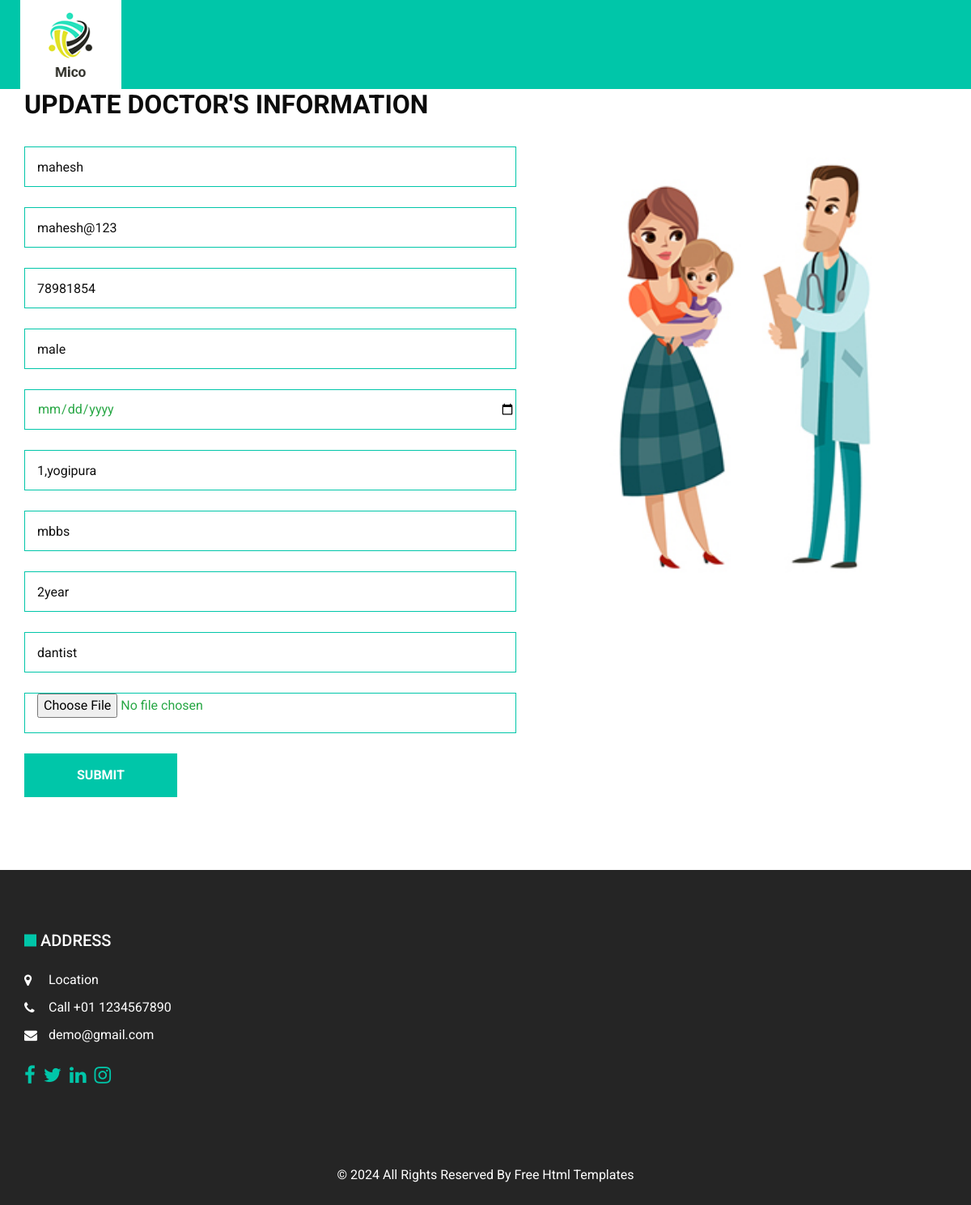
Screenshot of /update_doctor/1/ with the database file from the repository.
### app/models.py (models this page shows, shortened)
class Doctor(models.Model):
    name = models.CharField(max_length=200)
    email = models.CharField(max_length=200)
    mobile_no = models.IntegerField()
    gender = models.CharField(max_length=200)
    dob = models.DateField()
    address = models.CharField(max_length=200)
    degree = models.CharField(max_length=200)
    experience = models.CharField(max_length=200)
    Specialization = models.CharField(max_length=200)
    image = models.FileField(upload_to='doctor', max_length=100)
    password = models.CharField(max_length=200)

### app/views.py (the view)
# urls.py: path("update_doctor/<int:uid>/", update_doctor, name="update_doctor"),
def update_doctor(request,uid):
    doctor_obj = Doctor.objects.get(id=uid)
    return render(request, "update-doctor.html", {"doctor_obj":doctor_obj})

### app/templates/update-doctor.html (shortened to what this page needs)
{% load static %}
<!DOCTYPE html>
<html>
<head>
  <link rel="stylesheet" type="text/css" href="{% static 'css/bootstrap.css' %}" />
  <link rel="stylesheet" type="text/css" href="https://cdnjs.cloudflare.com/ajax/libs/OwlCarousel2/2.3.4/assets/owl.carousel.min.css" />
  <link href="{% static 'css/font-awesome.min.css' %}" rel="stylesheet" />
  <link rel="stylesheet" href="https://cdnjs.cloudflare.com/ajax/libs/jquery-nice-select/1.1.0/css/nice-select.min.css" />
  <link rel="stylesheet" href="https://cdnjs.cloudflare.com/ajax/libs/bootstrap-datepicker/1.3.0/css/datepicker.css">
  <link href="{% static 'css/style.css' %}" rel="stylesheet" />
  <link href="{% static 'css/responsive.css' %}" rel="stylesheet" />
</head>
<body class="sub_page">
  <div class="hero_area">
    <header class="header_section">
      <div class="header_bottom">
        <div class="container-fluid">
          <nav class="navbar navbar-expand-lg custom_nav-container ">
            <a class="navbar-brand" href="index.html">
              <img src="{% static 'images/logo.png' %}" alt="">
            </a>
          </nav>
        </div>
      </div>
    </header>
  </div>
  <section class="contact_section layout_padding-bottom">
    <div class="container">
      <div class="heading_container">
        <h2>
         Update Doctor's Information
        </h2>
      </div>
      <div class="row">
        <div class="col-md-7">
          <div class="form_container">
            <form action="/update_doctor_data/" method="POST" enctype="multipart/form-data">
              <div>
                <input type="text" placeholder="Full Name" name="name" value="{{doctor_obj.name}}" />
              </div>
              <div>
                <input type="email" placeholder="Email" name="email" value="{{doctor_obj.email}}" />
              </div>
              <div>
                <input type="text" placeholder="Phone Number" name="mobile_no" value="{{doctor_obj.mobile_no}}" />
              </div>
              <div>
                <input type="text" placeholder="Gender" name="gender" value="{{doctor_obj.gender}}" />
              </div>
              <div>
                <input type="date" placeholder="DOB" class="text-success" name="dob" value="{{doctor_obj.dob}}" />
              </div>
              <div>
                <input type="text" placeholder="Address" name="address" value="{{doctor_obj.address}}" />
              </div>
              <div>
                <input type="text" placeholder="Degree" name="degree" value="{{doctor_obj.degree}}" />
              </div>
              <div>
                <input type="text" placeholder="Experience" name="experience" value="{{doctor_obj.experience}}" />
              </div>
              <div>
                <input type="text" placeholder="Specialization" name="Specialization" value="{{doctor_obj.Specialization}}" />
              </div>
              <div>
                <input type="file" placeholder="Upload image" class="text-success" name="image" />
              </div>
              <div class="btn_box">
                <button type="submit">
                  SUBMIT
                </button>
              </div>
            </form>
          </div>
        </div>
        <div class="col-md-5">
          <div class="img-box">
            <img src="{% static 'images/treatment-side-img.jpg' %}" alt="">
          </div>
        </div>
      </div>
    </div>
  </section>
  <section class="info_section ">
    <div class="container">
      <div class="info_bottom layout_padding2">
        <div class="row info_main_row">
          <div class="col-md-6 col-lg-3">
            <h5>
              Address
            </h5>
            <div class="info_contact">
              <a href="">
                <i class="fa fa-map-marker" aria-hidden="true"></i>
                <span>
                  Location
                </span>
              </a>
              <a href="">
                <i class="fa fa-phone" aria-hidden="true"></i>
                <span>
                  Call +01 1234567890
                </span>
              </a>
              <a href="">
                <i class="fa fa-envelope"></i>
                <span>
                  demo@gmail.com
                </span>
              </a>
            </div>
            <div class="social_box">
              <a href="">
                <i class="fa fa-facebook" aria-hidden="true"></i>
              </a>
              <a href="">
                <i class="fa fa-twitter" aria-hidden="true"></i>
              </a>
              <a href="">
                <i class="fa fa-linkedin" aria-hidden="true"></i>
              </a>
              <a href="">
                <i class="fa fa-instagram" aria-hidden="true"></i>
              </a>
            </div>
          </div>
        </div>
      </div>
    </div>
  </section>
  <footer class="footer_section">
    <div class="container">
      <p>
        &copy; <span id="displayYear"></span> All Rights Reserved By
        <a href="https://html.design/">Free Html Templates</a>
      </p>
    </div>
  </footer>
</body>
</html>

### app/static/css/style.css (style rules this page uses)
body { font-family: 'Roboto', sans-serif; color: #0c0c0c; background-color: #ffffff; overflow-x: hidden; }
.layout_padding2 { padding: 75px 0; }
.layout_padding-bottom { padding-bottom: 90px; }
.heading_container { display: -webkit-box; display: -ms-flexbox; display: flex; -webkit-box-orient: vertical; -webkit-box-direction: normal; -ms-flex-direction: column; flex-direction: column; -webkit-box-align: start; -ms-flex-align: start; align-items: flex-start; }
.heading_container h2 { position: relative; font-weight: bold; }
a, a:hover, a:focus { text-decoration: none; }
.hero_area { position: relative; }
.sub_page .hero_area { height: auto; }
.sub_page .header_section { margin-top: 0; }
.header_section .header_bottom { background-color: #00c6a9; }
.header_section .header_bottom .container-fluid { padding-right: 25px; padding-left: 25px; }
.navbar-brand { background-color: #ffffff; padding: 15px 35px; }
.navbar-brand img { width: 55px; }
.custom_nav-container { padding: 0; }
.contact_section { position: relative; }
.contact_section .heading_container { margin-bottom: 25px; }
.contact_section .heading_container h2 { text-transform: uppercase; }
.contact_section .form_container { margin-right: 45px; }
.contact_section .form_container input { width: 100%; border: 1px solid #00c6a9; height: 50px; margin-bottom: 25px; padding-left: 15px; background-color: transparent; outline: none; color: #101010; }
.contact_section .form_container input::placeholder { color: #00c6a9; }
.contact_section .form_container button { border: none; text-transform: uppercase; display: inline-block; padding: 15px 65px; background-color: #00c6a9; color: #ffffff; border-radius: 0; font-weight: bold; }
.contact_section .img-box img { width: 100%; }
.info_section { background-color: #252525; color: #ffffff; }
.info_section h5 { text-transform: uppercase; position: relative; padding-left: 20px; margin-bottom: 25px; }
.info_section h5:before { content: ""; position: absolute; top: 50%; left: 0; width: 15px; height: 15px; background-color: #00c6a9; -webkit-transform: translateY(-50%); transform: translateY(-50%); }
.info_section .info_contact a { display: -webkit-box; display: -ms-flexbox; display: flex; -webkit-box-align: center; -ms-flex-align: center; align-items: center; color: #ffffff; margin-bottom: 10px; }
.info_section .info_contact a i { margin-right: 5px; width: 25px; }
.info_section .social_box { width: 100%; display: -webkit-box; display: -ms-flexbox; display: flex; margin-top: 25px; }
.info_section .social_box a { display: -webkit-box; display: -ms-flexbox; display: flex; -webkit-box-pack: center; -ms-flex-pack: center; justify-content: center; -webkit-box-align: center; -ms-flex-align: center; align-items: center; color: #00c6a9; font-size: 24px; margin-right: 10px; }
.footer_section { position: relative; background-color: #252525; text-align: center; }
.footer_section p { color: #ffffff; padding: 25px 0; margin: 0; }
.footer_section p a { color: inherit; }

### app/static/css/responsive.css (style rules this page uses)
@media (min-width: 1200px) { .container { max-width: 1170px; } }

### rows the page displays
Doctor: name "mahesh", email "mahesh@123", mobile_no "78981854", gender "male", address "1,yogipura", degree "mbbs", experience "2year", Specialization "dantist"
